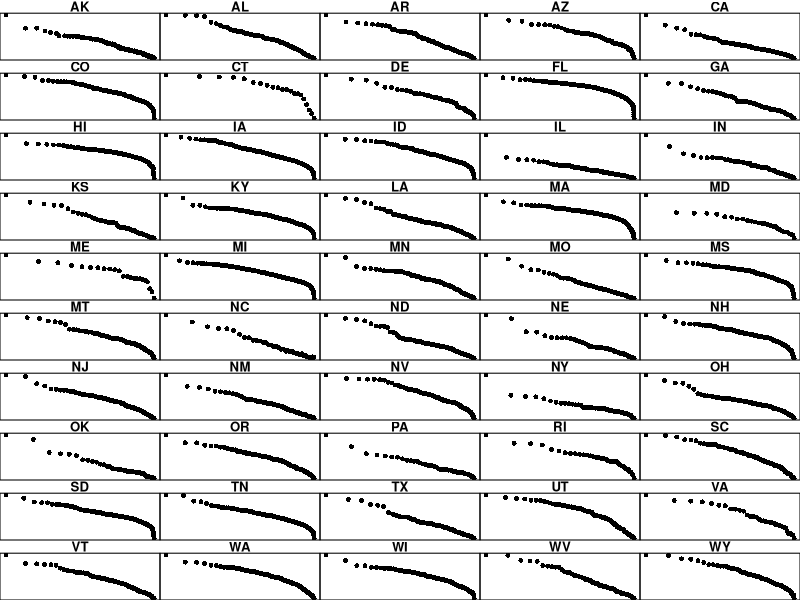

The R source for this figure:
logs = read.csv("logs.csv")
attach(logs)
lower_states <- c("ak","al","ar","az","ca","co","ct","de","fl","ga","hi","ia","id","il","in","ks","ky","la","ma","md","me","mi","mn","mo","ms","mt","nc","nd","ne","nh","nj","nm","nv","ny","oh","ok","or","pa","ri","sc","sd","tn","tx","ut","va","vt","wa","wi","wv","wy")
upper_states <- c("AK","AL","AR","AZ","CA","CO","CT","DE","FL","GA","HI","IA","ID","IL","IN","KS","KY","LA","MA","MD","ME","MI","MN","MO","MS","MT","NC","ND","NE","NH","NJ","NM","NV","NY","OH","OK","OR","PA","RI","SC","SD","TN","TX","UT","VA","VT","WA","WI","WV","WY")
png("stateplot.png", height=960)
par(mfrow=c(10,5))
par(mar=c(0,0,1,0))
for (i in 1:50){
	plot(
		get(paste0(lower_states[i],"rank")),
		get(paste0(lower_states[i],"pop")),
		main=paste0(upper_states[i]),
		xlab="",
		ylab="",
		pch=16,
		xaxt="n",
		yaxt="n"
		)
	}
dev.off()